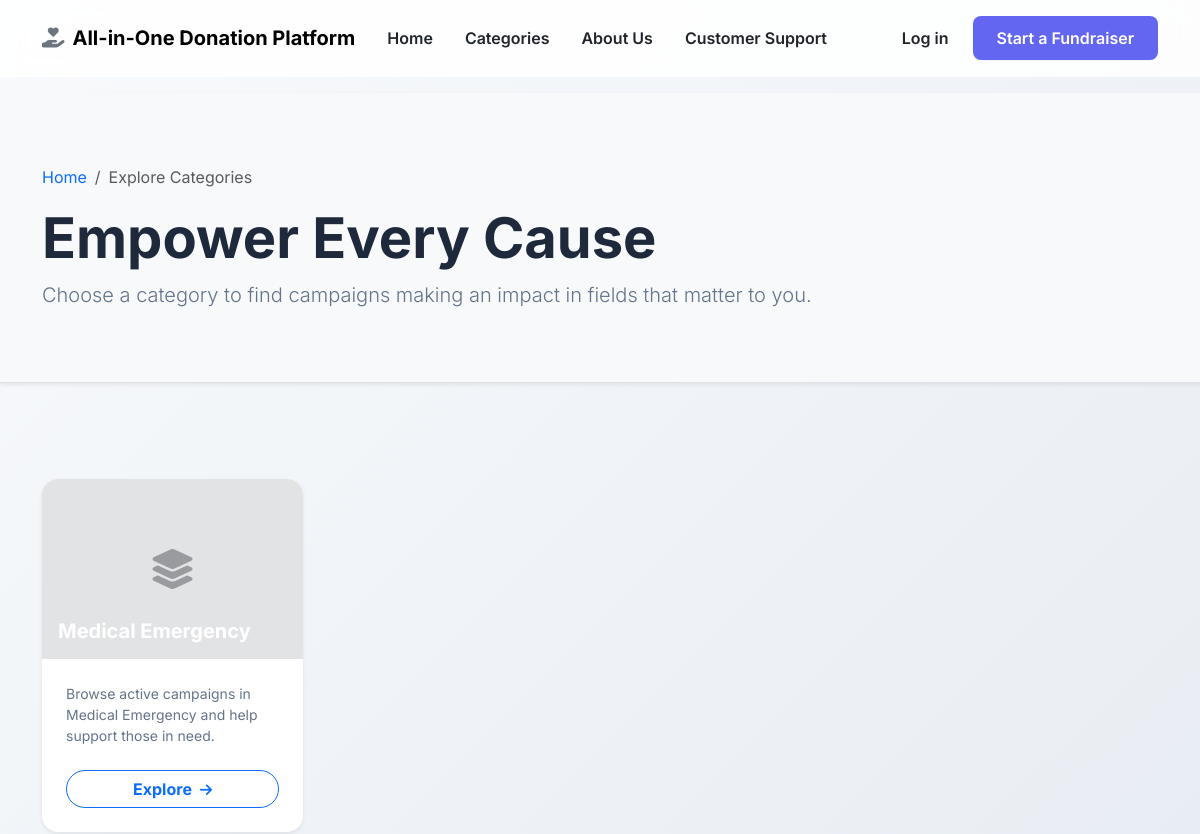
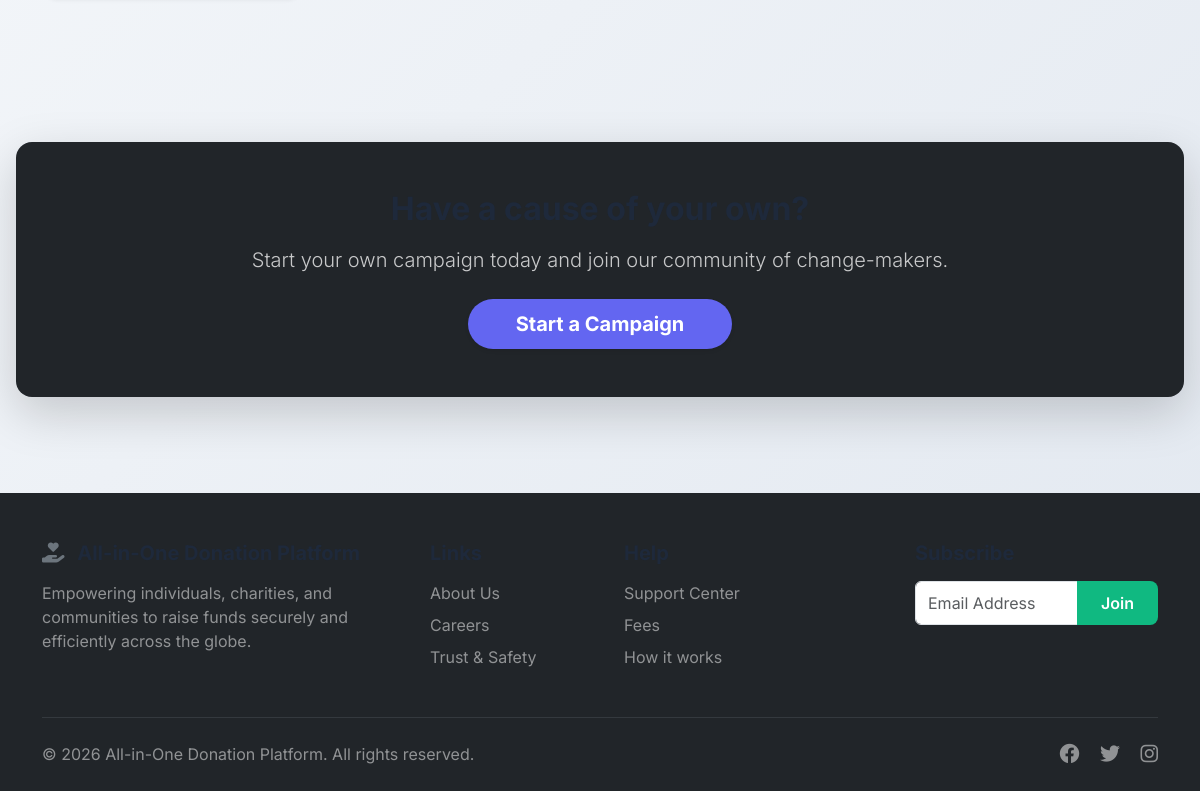
The page /categories/ on the database as committed earlier (2 pictures, top to bottom).
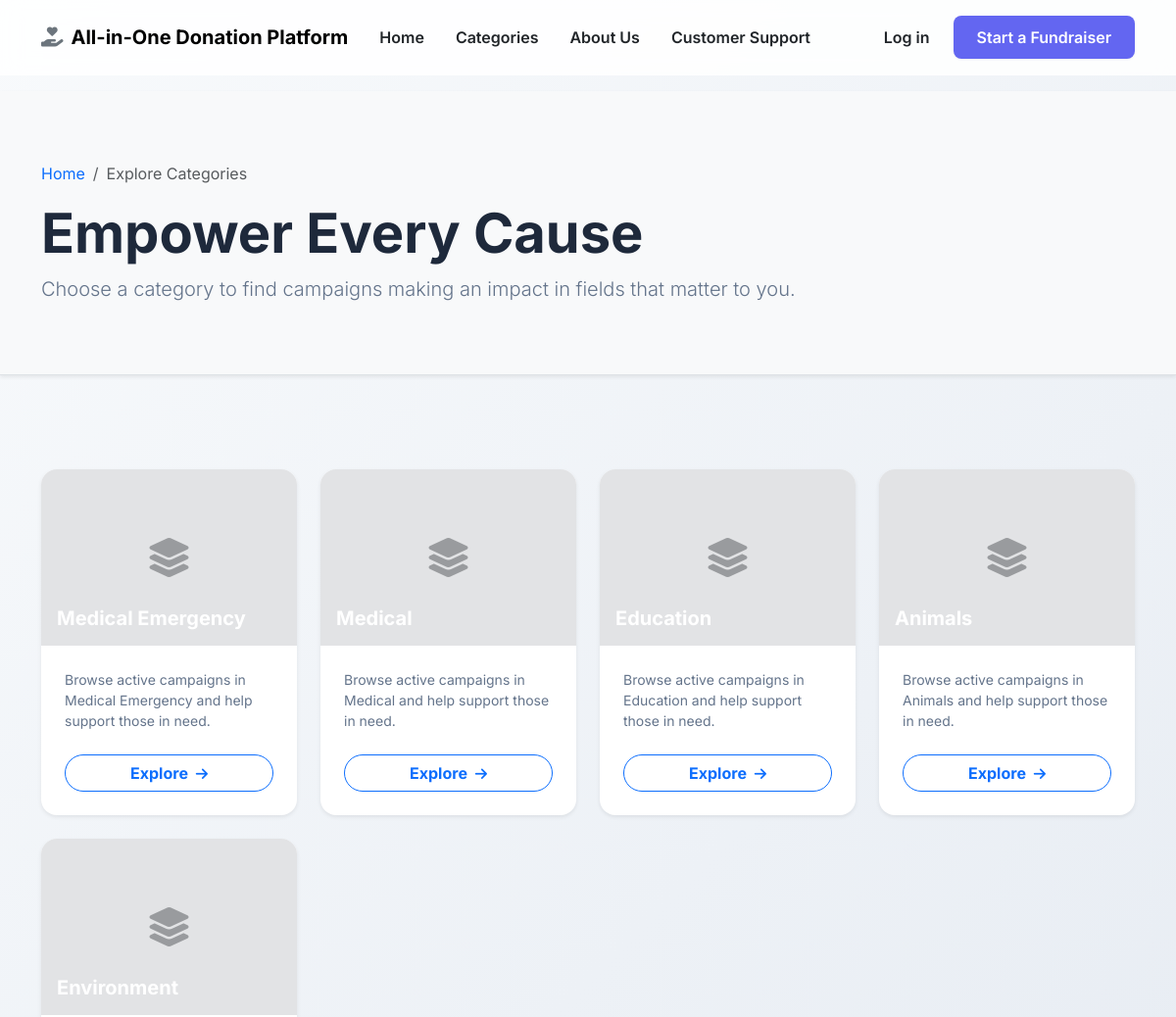
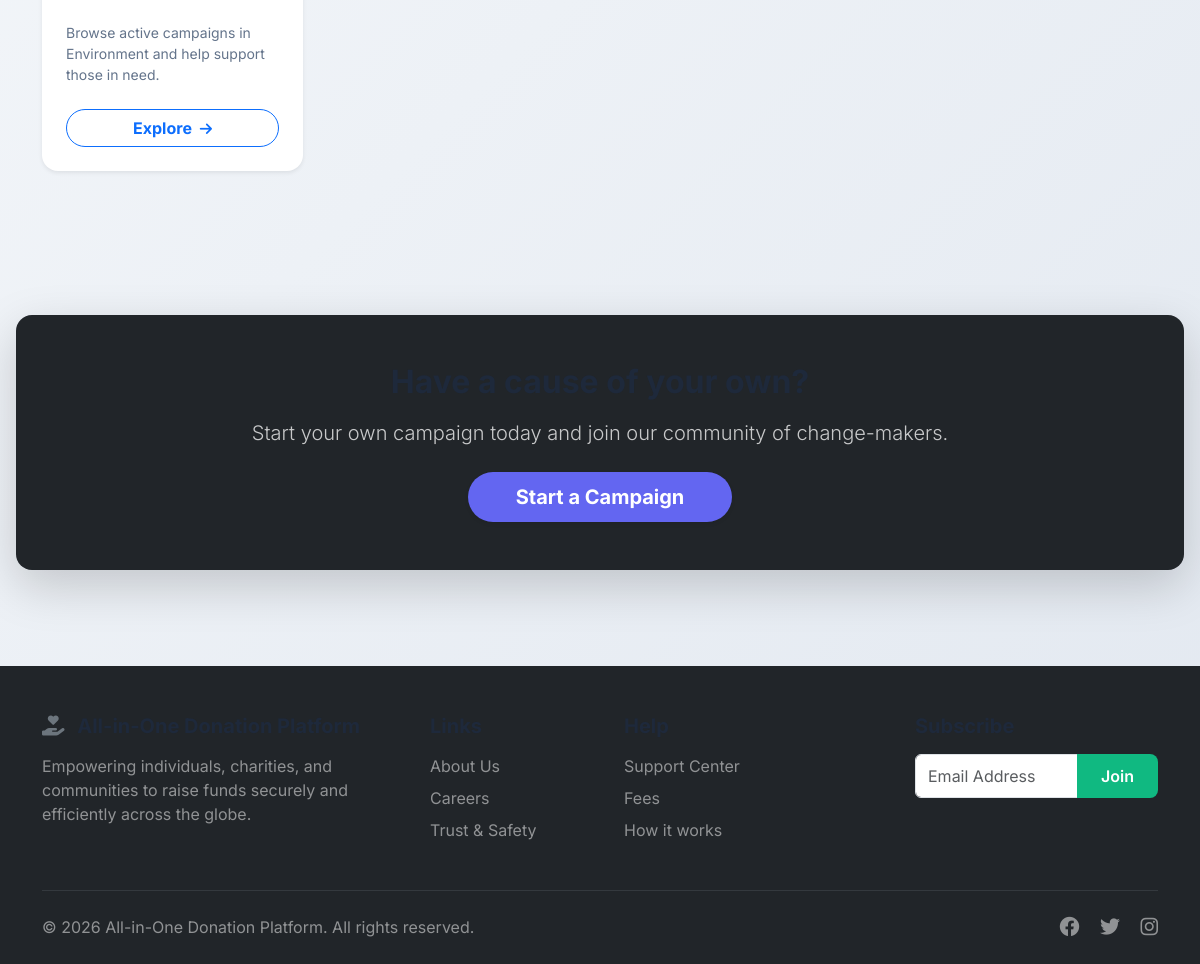
The same page on the database as committed later (2 pictures, top to bottom).
### campaigns/models.py (models this page shows, shortened)
class Category(models.Model):
    name = models.CharField(max_length=100, unique=True)
    slug = models.SlugField(max_length=100, unique=True)
    icon = models.ImageField(upload_to='categories/icons/', null=True, blank=True)
    class Meta:
        verbose_name_plural = "Categories"

### core/views.py (the view)
# urls.py: path('categories/', CategoryListView.as_view(), name='category_list'),
class CategoryListView(ListView):
    model = Category
    template_name = 'category_list.html'
    context_object_name = 'categories'

### templates/category_list.html (shortened to what this page needs)
{% extends 'base.html' %}
{% load static %}
{% block content %}
<section class="py-5 bg-light border-bottom shadow-sm overflow-hidden position-relative">
    <div class="hero-shape shape-1"></div>
    <div class="hero-shape shape-2"></div>
    <div class="container py-4 position-relative">
        <nav aria-label="breadcrumb" class="mb-3">
            <ol class="breadcrumb mb-0">
                <li class="breadcrumb-item"><a href="{% url 'home' %}" class="text-decoration-none">Home</a></li>
                <li class="breadcrumb-item active" aria-current="page">Explore Categories</li>
            </ol>
        </nav>
        <h1 class="display-4 fw-bold mb-2">Empower <span class="text-primary-custom">Every Cause</span></h1>
        <p class="lead text-muted-custom mb-0">Choose a category to find campaigns making an impact in fields that matter to you.</p>
    </div>
</section>
<section class="py-5">
    <div class="container my-5">
        <div class="row g-4">
            {% for category in categories %}
            <div class="col-md-6 col-lg-3">
                <div class="card h-100 border-0 shadow-sm rounded-4 overflow-hidden card-hover transition-all">
                    <div class="position-relative" style="height: 180px;">
                        {% if category.icon %}
                        <img src="{{ category.icon.url }}" class="card-img-top h-100 object-fit-cover" alt="{{ category.name }}">
                        {% else %}
                        <div class="h-100 bg-secondary-subtle d-flex align-items-center justify-content-center">
                            <i class="fa-solid fa-layer-group text-muted opacity-50 fs-1"></i>
                        </div>
                        {% endif %}
                        <div class="position-absolute bottom-0 start-0 w-100 p-3 bg-gradient-dark">
                            <h5 class="fw-bold mb-0 text-white">{{ category.name }}</h5>
                        </div>
                    </div>
                    <div class="card-body p-4 d-flex flex-column">
                        <p class="text-muted-custom small mb-4 flex-grow-1">
                            Browse active campaigns in {{ category.name }} and help support those in need.
                        </p>
                        <a href="{% url 'category_detail' category.slug %}" class="btn btn-outline-primary w-100 rounded-pill fw-bold stretched-link">
                            Explore <i class="fa-solid fa-arrow-right ms-1 small"></i>
                        </a>
                    </div>
                </div>
            </div>
            {% endfor %}
        </div>
    </div>
</section>
<section class="py-5 bg-dark text-white text-center rounded-4 mx-3 my-5 shadow-lg overflow-hidden position-relative">
    <div class="hero-shape shape-1 opacity-25"></div>
    <div class="container position-relative">
        <h2 class="fw-bold mb-3">Have a cause of your own?</h2>
        <p class="lead mb-4 opacity-75">Start your own campaign today and join our community of change-makers.</p>
        <a href="{% url 'create_campaign' %}" class="btn btn-primary-custom btn-lg px-5 rounded-pill fw-bold shadow-sm">Start a Campaign</a>
    </div>
</section>
{% endblock %}

### templates/base.html (shortened to what this page needs)
{% load static %}
<!DOCTYPE html>
<html lang="en">
<head>
    <link href="https://cdn.jsdelivr.net/npm/bootstrap@5.3.0/dist/css/bootstrap.min.css" rel="stylesheet">
    <link rel="stylesheet" href="https://cdnjs.cloudflare.com/ajax/libs/font-awesome/6.4.0/css/all.min.css">
    <link rel="stylesheet" href="{% static 'css/styles.css' %}">
</head>
<body>
    <nav class="navbar navbar-expand-lg glass-nav sticky-top">
        <div class="container py-2">
            <a class="navbar-brand fw-bold mb-0 h1 text-primary-custom" href="/">
                <i class="fa-solid fa-hand-holding-heart text-secondary me-2"></i>All-in-One Donation Platform
            </a>
            <div class="collapse navbar-collapse" id="navbarNav">
                <ul class="navbar-nav me-auto mb-2 mb-lg-0">
                    <li class="nav-item">
                        <a class="nav-link fw-semibold px-3 {% if request.path == '/' %}text-primary-custom{% else %}text-dark{% endif %}" href="{% url 'home' %}">Home</a>
                    </li>
                    <li class="nav-item">
                        <a class="nav-link fw-semibold px-3 text-dark" href="{% url 'category_list' %}">Categories</a>
                    </li>
                    <li class="nav-item">
                        <a class="nav-link fw-semibold px-3 text-dark" href="{% if request.path == '/' %}#about{% else %}/#about{% endif %}">About Us</a>
                    </li>
                    <li class="nav-item">
                        <a class="nav-link fw-semibold px-3 text-dark" href="{% url 'my_tickets' %}">Customer Support</a>
                    </li>
                </ul>
                <div class="d-flex align-items-center">
                    {% if user.is_authenticated %}
                        <div class="dropdown">
                            <button class="btn btn-outline-dark fw-bold dropdown-toggle" type="button" data-bs-toggle="dropdown" aria-expanded="false">
                                <i class="fa-regular fa-user me-2"></i> {{ user.get_full_name|default:user.username }}
                            </button>
                            <ul class="dropdown-menu dropdown-menu-end shadow border-0 mt-2">
                                <li><a class="dropdown-item fw-semibold py-2" href="{% url 'dashboard' %}"><i class="fa-solid fa-chart-line me-2 text-primary-custom"></i> Dashboard</a></li>
                                <li><a class="dropdown-item fw-semibold py-2" href="{% url 'account_settings' %}"><i class="fa-solid fa-user-gear me-2 text-secondary"></i> Account</a></li>
                                <li><a class="dropdown-item fw-semibold py-2" href="{% url 'my_donations' %}"><i class="fa-solid fa-hand-holding-dollar me-2 text-success"></i> My Donations</a></li>
                                <li><a class="dropdown-item fw-semibold py-2" href="{% url 'my_tickets' %}"><i class="fa-solid fa-ticket me-2 text-info"></i> Tickets</a></li>
                                {% if user.is_admin_role or user.is_superuser %}
                                <li><hr class="dropdown-divider"></li>
                                <li><a class="dropdown-item fw-semibold py-2" href="{% url 'admin_dashboard' %}"><i class="fa-solid fa-chart-pie me-2 text-warning"></i> Admin Dashboard</a></li>
                                {% endif %}
                                <li><hr class="dropdown-divider"></li>
                                <li>
                                    <form method="post" action="{% url 'logout' %}" class="d-inline">
                                        {% csrf_token %}
                                        <button type="submit" class="dropdown-item fw-semibold text-danger py-2 border-0 bg-transparent w-100 text-start">
                                            <i class="fa-solid fa-arrow-right-from-bracket me-2"></i> Logout
                                        </button>
                                    </form>
                                </li>
                            </ul>
                        </div>
                    {% else %}
                        <a href="/login" class="nav-link fw-semibold me-4 text-dark d-none d-lg-block">Log in</a>
                        <a href="/login" class="btn btn-primary-custom">Start a Fundraiser</a>
                    {% endif %}
                </div>
            </div>
        </div>
    </nav>
    <main>
        {% block content %}{% endblock %}
    </main>
    <footer class="bg-dark text-white pt-5 pb-4 mt-5">
        <div class="container">
            <div class="row gx-5">
                <div class="col-md-4 mb-4">
                    <h5 class="fw-bold mb-3"><i class="fa-solid fa-hand-holding-heart text-secondary me-2"></i> All-in-One Donation Platform</h5>
                    <p class="text-white-50">Empowering individuals, charities, and communities to raise funds securely and efficiently across the globe.</p>
                </div>
                <div class="col-md-2 mb-4">
                    <h5 class="fw-bold mb-3">Links</h5>
                    <ul class="list-unstyled">
                        <li class="mb-2"><a href="#" class="text-white-50 text-decoration-none">About Us</a></li>
                        <li class="mb-2"><a href="#" class="text-white-50 text-decoration-none">Careers</a></li>
                        <li class="mb-2"><a href="#" class="text-white-50 text-decoration-none">Trust & Safety</a></li>
                    </ul>
                </div>
                <div class="col-md-3 mb-4">
                    <h5 class="fw-bold mb-3">Help</h5>
                    <ul class="list-unstyled">
                        <li class="mb-2"><a href="#" class="text-white-50 text-decoration-none">Support Center</a></li>
                        <li class="mb-2"><a href="#" class="text-white-50 text-decoration-none">Fees</a></li>
                        <li class="mb-2"><a href="#" class="text-white-50 text-decoration-none">How it works</a></li>
                    </ul>
                </div>
                <div class="col-md-3 mb-4">
                    <h5 class="fw-bold mb-3">Subscribe</h5>
                    <div class="input-group mb-3">
                        <input type="email" class="form-control" placeholder="Email Address" aria-label="Email">
                        <button class="btn btn-secondary-custom" type="button">Join</button>
                    </div>
                </div>
            </div>
            <hr class="border-secondary mt-2 mb-4">
            <div class="d-flex justify-content-between align-items-center">
                <span class="text-white-50">&copy; 2026 All-in-One Donation Platform. All rights reserved.</span>
                <div>
                    <a href="#" class="text-white-50 text-decoration-none me-3 h5"><i class="fa-brands fa-facebook"></i></a>
                    <a href="#" class="text-white-50 text-decoration-none me-3 h5"><i class="fa-brands fa-twitter"></i></a>
                    <a href="#" class="text-white-50 text-decoration-none h5"><i class="fa-brands fa-instagram"></i></a>
                </div>
            </div>
        </div>
    </footer>
</body>
</html>

### static/css/styles.css (style rules this page uses)
:root { --primary: #6366f1; --primary-hover: #4f46e5; --secondary: #10b981; --bg-gradient: linear-gradient(135deg, #f8fafc 0%, #e2e8f0 100%); --text-dark: #1e293b; --text-light: #64748b; --glass-bg: rgba(255, 255, 255, 0.7); --glass-border: rgba(255, 255, 255, 0.2); --shadow-sm: 0 1px 2px 0 rgba(0, 0, 0, 0.05); --shadow-md: 0 4px 6px -1px rgba(0, 0, 0, 0.1), 0 2px 4px -1px rgba(0, 0, 0, 0.06); --shadow-lg: 0 10px 15px -3px rgba(0, 0, 0, 0.1), 0 4px 6px -2px rgba(0, 0, 0, 0.05); }
body { font-family: 'Inter', sans-serif; background: var(--bg-gradient); color: var(--text-dark); min-height: 100vh; display: flex; flex-direction: column; }
main { flex: 1; }
.glass-nav { background: rgba(255, 255, 255, 0.85); backdrop-filter: blur(10px); border-bottom: 1px solid var(--glass-border); }
.btn-primary-custom { background-color: var(--primary); color: white; border: none; border-radius: 8px; padding: 10px 24px; font-weight: 600; transition: all 0.3s ease; box-shadow: var(--shadow-sm); }
.btn-secondary-custom { background-color: var(--secondary); color: white; border: none; border-radius: 8px; padding: 10px 24px; font-weight: 600; transition: all 0.3s ease; }
h1, h2, h3, h4, h5, h6 { font-weight: 700; color: var(--text-dark); }
.text-muted-custom { color: var(--text-light); }
.hero-shape { position: absolute; border-radius: 50%; filter: blur(80px); z-index: -1; }
.shape-1 { width: 400px; height: 400px; background: rgba(99, 102, 241, 0.3); top: -100px; left: -100px; }
.shape-2 { width: 300px; height: 300px; background: rgba(16, 185, 129, 0.3); bottom: -50px; right: -50px; }

Rows that differ between the two databases and show on the page:
added Category: name "Medical"
added Category: name "Education"
added Category: name "Animals"
added Category: name "Environment"
